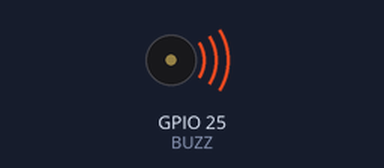
This sketch was run on a simulated ESP32. Parts: buzzer (waves = sounding).

Above: at 0.5 s.
Timing chart, 0 to 4.6 s (numbered marks = the images above):
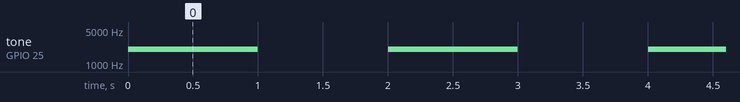

Measured:
- by itself, tone on GPIO 25 (BUZZ): alternates 2000 Hz for 1.0 s and silent for 1.0 s

The sketch:

Test_Buzzer_1.ino
```cpp
// Testsketch Buzzer 1, Periodischer Ton
#define BUZZ 25

void setup() { pinMode(BUZZ, OUTPUT); }

void loop() {
  tone(BUZZ, 2000);
  delay(1000);
  noTone(BUZZ);
  delay(1000);
}
```
